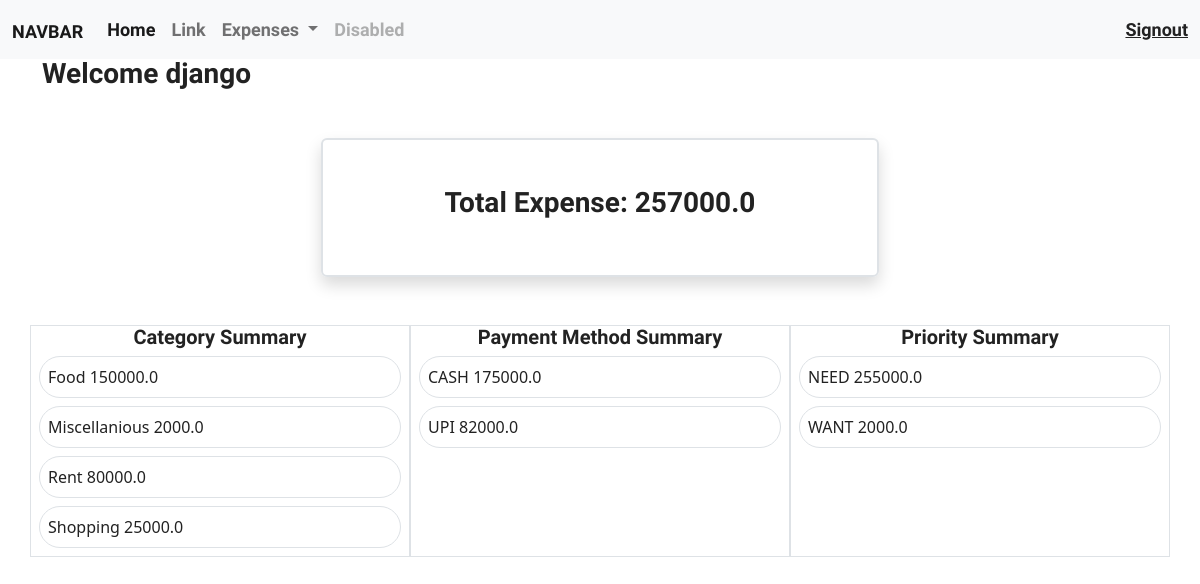
/expense/summary/ (signed in), run on the app's committed database.
### expense/models.py (models this page shows)
class Transaction(models.Model):
    title = models.CharField(max_length=200)
    created_date = models.DateTimeField(auto_now_add=True)
    amount = models.FloatField()
    CATEGORY_OPTIONS = (
        ("Food","Food"),
        ("Fuel","Fuel"),
        ("Travel","Travel"),
        ("Rent","Rent"),
        ("Bills","Bills"),
        ("Shopping","Shopping"),
        ("HealthCare","HealthCare"),
        ("Miscellanious","Miscellanious")
    )
    category = models.CharField(max_length=200,choices=CATEGORY_OPTIONS,default="Food")
    PAYMENT_OPTIONS = (
        ("UPI","UPI"),
        ("CASH","CASH")
    )
    payment_method = models.CharField(max_length=200,choices=PAYMENT_OPTIONS,default="CASH")
    PRIORITY_OPTIONS = (
        ("NEED","NEED"),
        ("WANT","WANT")
    )
    priority = models.CharField(max_length=200,choices=PRIORITY_OPTIONS,default="NEED")
    owner = models.ForeignKey(User, on_delete=models.CASCADE)

### expense/views.py (the view)
# urls.py: path("expense/summary/", views.ExpenseSummaryView.as_view(), name="summaryexpense"),
@method_decorator(signin_required, name="dispatch")
class ExpenseSummaryView(View):
    template_name = "expense_summary.html"
    def get(self, request, *args, **kwargs):
        expense_total = Transaction.objects.filter(owner=request.user).aggregate(total=Sum("amount"))
        category_summary = Transaction.objects.filter(owner=request.user).values("category").annotate(total=Sum("amount"))
        payment_summary = Transaction.objects.filter(owner=request.user).values("payment_method").annotate(total=Sum("amount"))
        priority_summary =Transaction.objects.filter(owner=request.user).values("priority").annotate(total=Sum("amount"))
        context = {
            "total_expense":expense_total.get("total"),
            "category_summary": category_summary,
            "payment_summary": payment_summary,
            "priority_summary": priority_summary,
        }
        return render(request, self.template_name, context)

### expense/templates/expense_summary.html
{%extends 'base.html'%}
{%block main_block%}
    <div class="container">
        <h3>Welcome {{request.user}}</h3>
        <div class="w-50 p-5 border border-2 shadow mx-auto mt-5 rounded"><h3 class="text-center fw-bold">Total Expense: {{total_expense}}</h3></div>
        <div class="row mt-5">
            <div class="col-4 gap-2 px-2 border">
                <h5 class="fw-bold text-center">Category Summary</h5>
                {%for summary in category_summary%}
                    <div class="border rounded-pill my-2 p-2">
                        <span>{{summary.category}}</span> <span>{{summary.total}}</span>
                    </div>
                {%endfor%}
            </div>
            <div class="col-4 gap-2 px-2 border">
                <h5 class="fw-bold text-center">Payment Method Summary</h5>
                {%for summary in payment_summary%}
                    <div class="border rounded-pill my-2 p-2">
                        <span>{{summary.payment_method}}</span> <span>{{summary.total}}</span>
                    </div>
                {%endfor%}
            </div>
            <div class="col-4 gap-2 px-2 border">
                <h5 class="fw-bold text-center">Priority Summary</h5>
                {%for summary in priority_summary%}
                    <div class="border rounded-pill my-2 p-2">
                        <span>{{summary.priority}}</span> <span>{{summary.total}}</span>
                    </div>
                {%endfor%}
            </div>
        </div>
    </div>
{%endblock%}

### data on the page
Transaction: category "Miscellanious", total "2000.0", priority "WANT"
Transaction: category "Rent", total "80000.0"
Transaction: category "Shopping", total "25000.0"

### other printed values
{{ request.user }} "django"
{{ total_expense }} "257000.0"
{{ summary.category }} "Food"
{{ summary.total }} "150000.0"
{{ summary.payment_method }} "CASH" "UPI"
{{ summary.total }} "175000.0" "82000.0"
{{ summary.priority }} "NEED"
{{ summary.total }} "255000.0"
